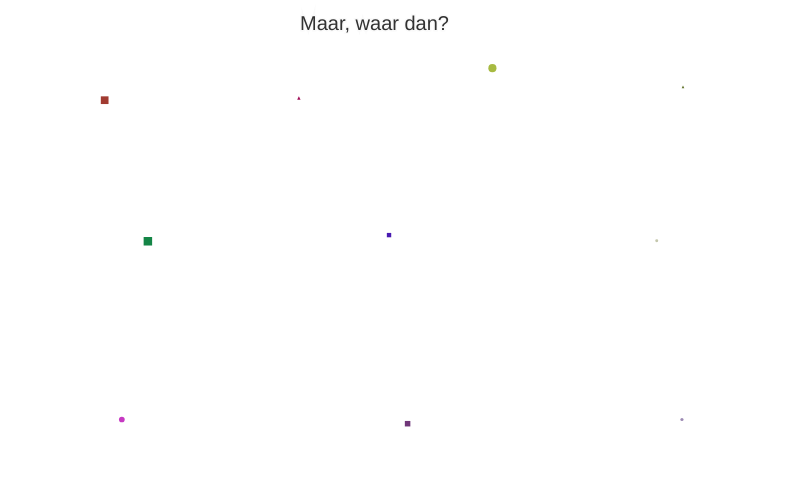
Frame 1 (no input)
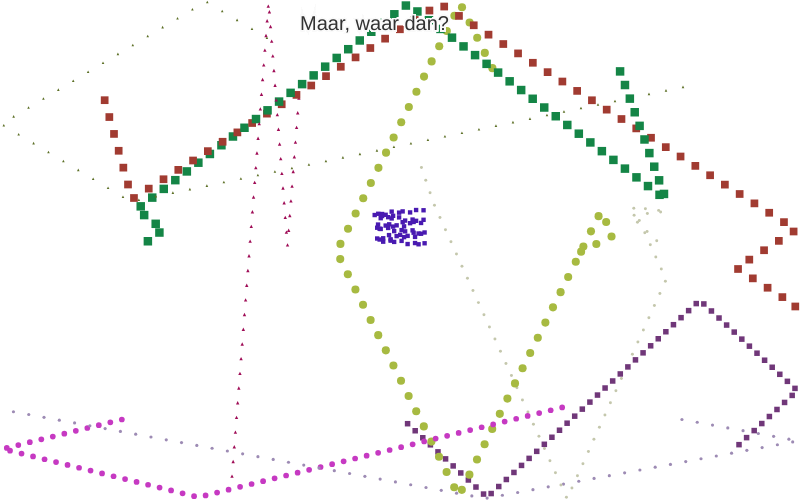
Frame 60 (no input)
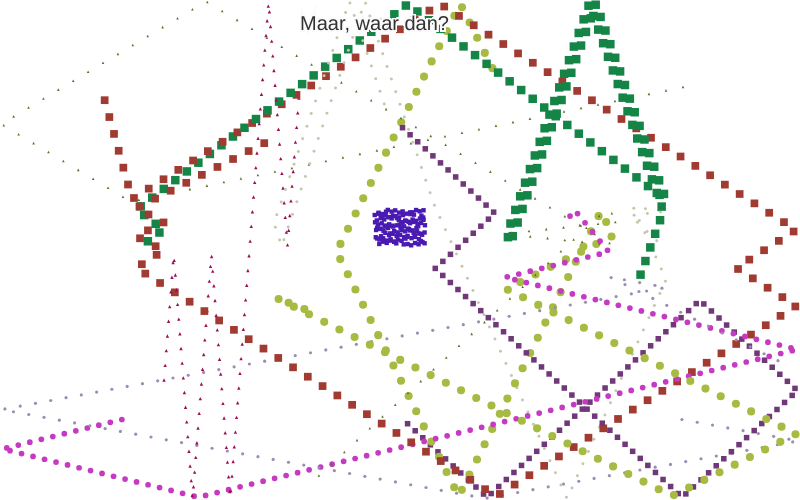
Frame 120 (the mouse pressed at the canvas centre since frame 60)

The p5.js sketch that drew these frames (run headless with seeded random() and noise() and a simulated clock; from frame 60 on, the mouse is pressed at the canvas centre):

// p5.js sketch
// ── sketch.js
const particles = [];
let particleCount = 10;
let segments = [];
let neverForgetToDrawBackground = false;
let speedMult = 100.0;

function setup() {
	createCanvas(800, 500);
	segments = createSegments();

	const rowCount = max(1, ceil(sqrt(particleCount * height / width)));
	const particlesPerRow = floor(particleCount / rowCount);
	const extraParticles = particleCount % rowCount;

	for (let row = 0; row < rowCount; row++) {
		const particlesInRow = particlesPerRow + (row < extraParticles ? 1 : 0);

		for (let column = 0; column < particlesInRow; column++) {
			const x = (column + 0.5) * width / particlesInRow;
			const y = (row + 0.5) * height / rowCount;
			particles.push(createParticle(x, y));
		}
	}

	saySomething();
}

function draw() {
	if (neverForgetToDrawBackground) {
		background(240);
	}

	textSize(20);
	fill(50);
	stroke(250);
	strokeWeight(3);
	text("Maar, waar dan?", 300, 30);

	noStroke();
	for (const particle of particles) {
		moveParticle(particle, segments);
		drawParticle(particle);
	}
}

function createParticle(x, y) {
	const size = random(2, 10);
	const radius = size / 2;
	const direction = random(TWO_PI);
	const speed = random(0.1, 0.2) * speedMult;

	return {
		x: constrain(x, radius, width - radius),
		y: constrain(y, radius, height - radius),
		size: size,
		radius: radius,
		velocityX: cos(direction) * speed,
		velocityY: sin(direction) * speed,
		shape: random(["circle", "square", "triangle"]),
		color: color(random(200), random(200), random(200))
	};
}

function moveParticle(particle, segments) {
	const distance = sqrt(
		particle.velocityX * particle.velocityX +
		particle.velocityY * particle.velocityY
	);
	const steps = ceil(distance / 0.5);

	for (let step = 0; step < steps; step++) {
		particle.x += particle.velocityX / steps;
		particle.y += particle.velocityY / steps;

		if (particle.x < particle.radius || particle.x > width - particle.radius) {
			particle.velocityX *= -1;
			particle.x = constrain(particle.x, particle.radius, width - particle.radius);
		}

		if (particle.y < particle.radius || particle.y > height - particle.radius) {
			particle.velocityY *= -1;
			particle.y = constrain(particle.y, particle.radius, height - particle.radius);
		}

		for (const segment of segments) {
			bounceOffSegment(particle, segment);
		}
	}
}

function bounceOffSegment(particle, segment) {
	const segmentX = segment.x2 - segment.x1;
	const segmentY = segment.y2 - segment.y1;
	const segmentLengthSquared = segmentX * segmentX + segmentY * segmentY;
	const projection = constrain(
		((particle.x - segment.x1) * segmentX +
			(particle.y - segment.y1) * segmentY) / segmentLengthSquared,
		0,
		1
	);
	const closestX = segment.x1 + projection * segmentX;
	const closestY = segment.y1 + projection * segmentY;
	let normalX = particle.x - closestX;
	let normalY = particle.y - closestY;
	let distance = sqrt(normalX * normalX + normalY * normalY);
	const collisionRadius = particle.radius + 2.5;

	if (distance >= collisionRadius) {
		return;
	}

	if (distance === 0) {
		normalX = -segmentY;
		normalY = segmentX;
		distance = sqrt(normalX * normalX + normalY * normalY);
		normalX /= distance;
		normalY /= distance;

		if (particle.velocityX * normalX + particle.velocityY * normalY > 0) {
			normalX *= -1;
			normalY *= -1;
		}
	} else {
		normalX /= distance;
		normalY /= distance;
	}

	const overlap = collisionRadius - distance;
	particle.x += normalX * overlap;
	particle.y += normalY * overlap;

	const velocityAlongNormal =
		particle.velocityX * normalX + particle.velocityY * normalY;
	if (velocityAlongNormal < 0) {
		particle.velocityX -= 2 * velocityAlongNormal * normalX;
		particle.velocityY -= 2 * velocityAlongNormal * normalY;
	}
}

function drawParticle(particle) {
	noStroke();
	fill(particle.color);

	if (particle.shape === "circle") {
		circle(particle.x, particle.y, particle.size);
	} else if (particle.shape === "square") {
		rectMode(CENTER);
		rect(particle.x, particle.y, particle.size, particle.size);
	} else {
		triangle(
			particle.x, particle.y - particle.radius,
			particle.x - particle.radius, particle.y + particle.radius,
			particle.x + particle.radius, particle.y + particle.radius
		);
	}

	
}

function createSegments() {
	const glyphs = [
		[[0, 0, 1, 0], [1, 0, 1, 1], [0, 0.5, 1, 0.5], [0, 1, 1, 1]],
		[[0, 0, 0, 0.5], [1, 0, 1, 1], [0, 0.5, 1, 0.5]],
		[[0, 0, 0, 1], [1, 0, 1, 1], [0, 0.5, 1, 0.5]],
		[[0, 0, 1, 0], [0, 0, 0, 1], [1, 0, 1, 1], [0, 0.5, 1, 0.5], [0, 1, 1, 1]],
		[[0, 0.5, 1, 0.5], [0.5, 0, 0.5, 1]],
		[[0, 0, 1, 0], [1, 0, 0.5, 1]],
		[[0, 0, 1, 0], [0, 0, 0, 1], [1, 0, 1, 1], [0, 0.5, 1, 0.5], [0, 1, 1, 1]]
	];
	const glyphWidth = 60;
	const glyphHeight = 90;
	const spacing = 40;
	const totalWidth = glyphs.length * (glyphWidth + spacing) - spacing;
	const startX = (width - totalWidth) / 2;
	const startY = (height - glyphHeight) / 2;
	const segments = [];

	for (let i = 0; i < glyphs.length; i++) {
		const glyph = glyphs[i];
		const x = startX + i * (glyphWidth + spacing);

		for (const coordinates of glyph) {
			segments.push({
				x1: x + coordinates[0] * glyphWidth,
				y1: startY + coordinates[1] * glyphHeight,
				x2: x + coordinates[2] * glyphWidth,
				y2: startY + coordinates[3] * glyphHeight
			});
		}
	}

	return segments;
}

function saySomething(){
	console.log("https://tinyurl.com/2vf2mrje");
}
